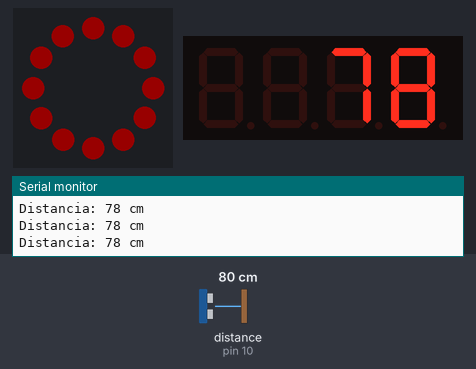
This sketch was run on a simulated Arduino Uno, built with avr-gcc and run on an emulated ATmega328P. Shown: 12 RGB LEDs in a ring, first at the top, clockwise, 4-digit seven-segment display, the last lines printed to the serial monitor. Wiring (inferred from the names in the program): ultrasonic range finder: trigger pin 9; echo pin 10. The inputs (shaded band) are chosen by the test bench; at power-on: distance to the obstacle (sensor on pin 10) 80 cm. The echo pulse lasts 58.3 µs per cm; dim RGB values are drawn brighter than linear.

Above: at 1.5 s.
1.6 s: distance to the obstacle (sensor on pin 10) set to 2 cm
At 3.0 s:
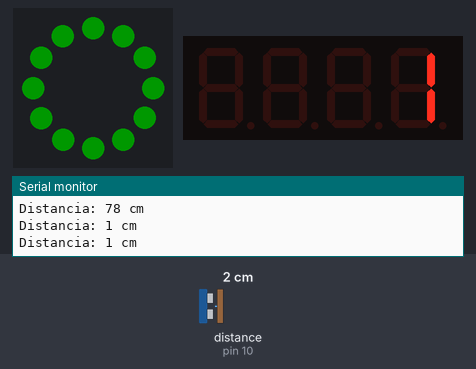
4.2 s: distance to the obstacle (sensor on pin 10) set to 18 cm
At 6.0 s:
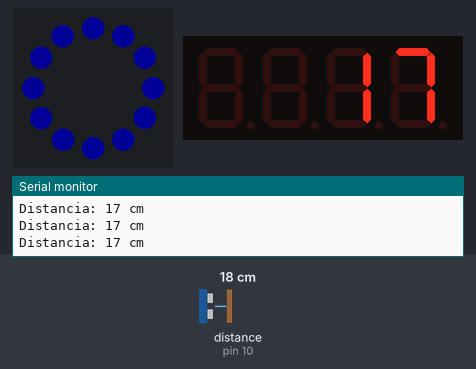
6.3 s: distance to the obstacle (sensor on pin 10) set to 4 cm
At 7.8 s:
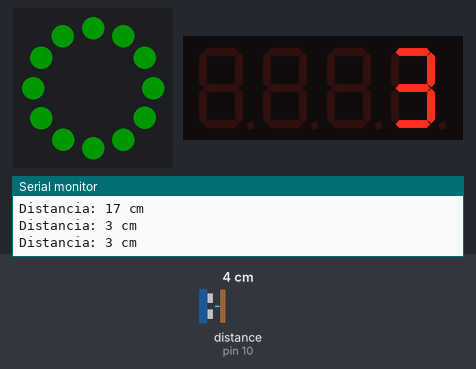
Timing chart, 0 to 9.3 s (numbered marks = the images above; inputs shaded):
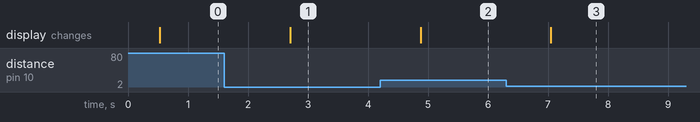

The sketch:

Distance.L.D.ino
```cpp
#include <Adafruit_NeoPixel.h>
#include <TM1637Display.h>

// === LED Ring Setup ===
#define LED_PIN 6
#define LED_COUNT 12
Adafruit_NeoPixel ring(LED_COUNT, LED_PIN, NEO_GRB + NEO_KHZ800);

// === Ultrasonic Setup ===
#define TRIG_PIN 9
#define ECHO_PIN 10

// === TM1637 Setup ===
#define CLK 3
#define DIO 2
TM1637Display display(CLK, DIO);

void setup() {
  Serial.begin(9600);

  // Ultrasonic pins
  pinMode(TRIG_PIN, OUTPUT);
  pinMode(ECHO_PIN, INPUT);

  // LED ring
  ring.begin();
  ring.show();  // All off
  ring.setBrightness(40);

  // TM1637 Display
  display.setBrightness(0x0f); // max brightness
}

void loop() {
  // --- Measure Distance ---
  long duration;
  long distance;

  digitalWrite(TRIG_PIN, HIGH);
  delayMicroseconds(10);
  digitalWrite(TRIG_PIN, LOW);

  duration = pulseIn(ECHO_PIN, HIGH);
  distance = duration/59; // distance in cm

  Serial.print("Distancia: ");
  Serial.print(distance);
  Serial.println(" cm");
  Serial.println();
  delay(500);

  // --- To show in Display ---
  if (distance > 9999) {
    display.showNumberDec(9999);
  } else {
    display.showNumberDec(distance, false, 4, 0);
  }

  // --- LED Distance  ---
  ring.clear();

  if (distance >= 0 && distance <= 10) {
    // Green
    for (int i = 0; i < LED_COUNT; i++) {
      ring.setPixelColor(i, ring.Color(0, 150, 0));
    }
  }
  else if (distance > 10 && distance <= 20) {
    // Blue
    for (int i = 0; i < LED_COUNT; i++) {
      ring.setPixelColor(i, ring.Color(0, 0, 150));
    }
  }
  else {
    // Red
    for (int i = 0; i < LED_COUNT; i++) {
      ring.setPixelColor(i, ring.Color(150, 0, 0));
    }
  }

  ring.show();
  delay(200);
}
```

Measured:
- after the input at 1.6 s, the display: changes after 1.1 s (image 1)
- after the input at 4.2 s, the display: changes after 0.68 s (image 2)
- after the input at 6.3 s, the display: changes after 0.75 s (image 3)
